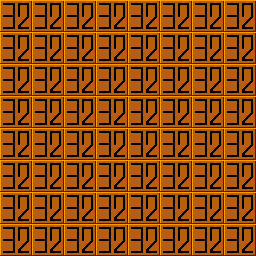

This is a level from a 2D game, rendered from its Tiled map with the project's own tilesets. A one-line summary and the complete map file follow:
An orthogonal 32x32 tile map with 8x8 px tiles, 1 tile layer (tiles).

<map version="1.4" tiledversion="1.4.3" orientation="orthogonal" renderorder="right-down" width="32" height="32" tilewidth="8" tileheight="8" infinite="0" nextlayerid="4" nextobjectid="7">
 <editorsettings>
  <export target="../../../resources/levels/zones/dev_1/00.json" format="ld48-export" />
 </editorsettings>
 <tileset firstgid="1" source="../../tsx/dev.tsx" />
 <layer id="1" name="tiles" width="32" height="32">
  <properties>
   <property name="z" type="float" value="1" />
  </properties>
  <data encoding="csv">
79,80,81,82,79,80,81,82,79,80,81,82,79,80,81,82,79,80,81,82,79,80,81,82,79,80,81,82,79,80,81,82,
97,98,99,100,97,98,99,100,97,98,99,100,97,98,99,100,97,98,99,100,97,98,99,100,97,98,99,100,97,98,99,100,
115,116,117,118,115,116,117,118,115,116,117,118,115,116,117,118,115,116,117,118,115,116,117,118,115,116,117,118,115,116,117,118,
133,134,135,136,133,134,135,136,133,134,135,136,133,134,135,136,133,134,135,136,133,134,135,136,133,134,135,136,133,134,135,136,
79,80,81,82,79,80,81,82,79,80,81,82,79,80,81,82,79,80,81,82,79,80,81,82,79,80,81,82,79,80,81,82,
97,98,99,100,97,98,99,100,97,98,99,100,97,98,99,100,97,98,99,100,97,98,99,100,97,98,99,100,97,98,99,100,
115,116,117,118,115,116,117,118,115,116,117,118,115,116,117,118,115,116,117,118,115,116,117,118,115,116,117,118,115,116,117,118,
133,134,135,136,133,134,135,136,133,134,135,136,133,134,135,136,133,134,135,136,133,134,135,136,133,134,135,136,133,134,135,136,
79,80,81,82,79,80,81,82,79,80,81,82,79,80,81,82,79,80,81,82,79,80,81,82,79,80,81,82,79,80,81,82,
97,98,99,100,97,98,99,100,97,98,99,100,97,98,99,100,97,98,99,100,97,98,99,100,97,98,99,100,97,98,99,100,
115,116,117,118,115,116,117,118,115,116,117,118,115,116,117,118,115,116,117,118,115,116,117,118,115,116,117,118,115,116,117,118,
133,134,135,136,133,134,135,136,133,134,135,136,133,134,135,136,133,134,135,136,133,134,135,136,133,134,135,136,133,134,135,136,
79,80,81,82,79,80,81,82,79,80,81,82,79,80,81,82,79,80,81,82,79,80,81,82,79,80,81,82,79,80,81,82,
97,98,99,100,97,98,99,100,97,98,99,100,97,98,99,100,97,98,99,100,97,98,99,100,97,98,99,100,97,98,99,100,
115,116,117,118,115,116,117,118,115,116,117,118,115,116,117,118,115,116,117,118,115,116,117,118,115,116,117,118,115,116,117,118,
133,134,135,136,133,134,135,136,133,134,135,136,133,134,135,136,133,134,135,136,133,134,135,136,133,134,135,136,133,134,135,136,
79,80,81,82,79,80,81,82,79,80,81,82,79,80,81,82,79,80,81,82,79,80,81,82,79,80,81,82,79,80,81,82,
97,98,99,100,97,98,99,100,97,98,99,100,97,98,99,100,97,98,99,100,97,98,99,100,97,98,99,100,97,98,99,100,
115,116,117,118,115,116,117,118,115,116,117,118,115,116,117,118,115,116,117,118,115,116,117,118,115,116,117,118,115,116,117,118,
133,134,135,136,133,134,135,136,133,134,135,136,133,134,135,136,133,134,135,136,133,134,135,136,133,134,135,136,133,134,135,136,
79,80,81,82,79,80,81,82,79,80,81,82,79,80,81,82,79,80,81,82,79,80,81,82,79,80,81,82,79,80,81,82,
97,98,99,100,97,98,99,100,97,98,99,100,97,98,99,100,97,98,99,100,97,98,99,100,97,98,99,100,97,98,99,100,
115,116,117,118,115,116,117,118,115,116,117,118,115,116,117,118,115,116,117,118,115,116,117,118,115,116,117,118,115,116,117,118,
133,134,135,136,133,134,135,136,133,134,135,136,133,134,135,136,133,134,135,136,133,134,135,136,133,134,135,136,133,134,135,136,
79,80,81,82,79,80,81,82,79,80,81,82,79,80,81,82,79,80,81,82,79,80,81,82,79,80,81,82,79,80,81,82,
97,98,99,100,97,98,99,100,97,98,99,100,97,98,99,100,97,98,99,100,97,98,99,100,97,98,99,100,97,98,99,100,
115,116,117,118,115,116,117,118,115,116,117,118,115,116,117,118,115,116,117,118,115,116,117,118,115,116,117,118,115,116,117,118,
133,134,135,136,133,134,135,136,133,134,135,136,133,134,135,136,133,134,135,136,133,134,135,136,133,134,135,136,133,134,135,136,
79,80,81,82,79,80,81,82,79,80,81,82,79,80,81,82,79,80,81,82,79,80,81,82,79,80,81,82,79,80,81,82,
97,98,99,100,97,98,99,100,97,98,99,100,97,98,99,100,97,98,99,100,97,98,99,100,97,98,99,100,97,98,99,100,
115,116,117,118,115,116,117,118,115,116,117,118,115,116,117,118,115,116,117,118,115,116,117,118,115,116,117,118,115,116,117,118,
133,134,135,136,133,134,135,136,133,134,135,136,133,134,135,136,133,134,135,136,133,134,135,136,133,134,135,136,133,134,135,136
</data>
 </layer>
 <objectgroup id="2" name="solid" />
 <objectgroup id="3" name="player">
  <properties>
   <property name="z" type="float" value="2" />
  </properties>
 </objectgroup>
</map>
